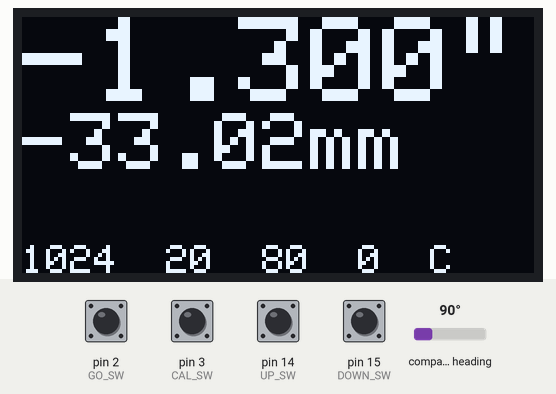
This sketch was run on a simulated Arduino Uno, built with avr-gcc and run on an emulated ATmega328P. Parts: 128×64 one-colour display. Wiring (inferred from the names in the program): AS5600 angle sensor at I2C address 0x36. The inputs (shaded band) are chosen by the test bench; at power-on: pin 2 (GO_SW), pin 3 (CAL_SW), pin 14 (UP_SW), pin 15 (DOWN_SW) HIGH, compass heading 90°. EEPROM starts erased; what the sketch prints to the serial monitor is not drawn.

Above: at 4.2 s.
4.3 s: compass heading set to 7°
At 5.8 s:
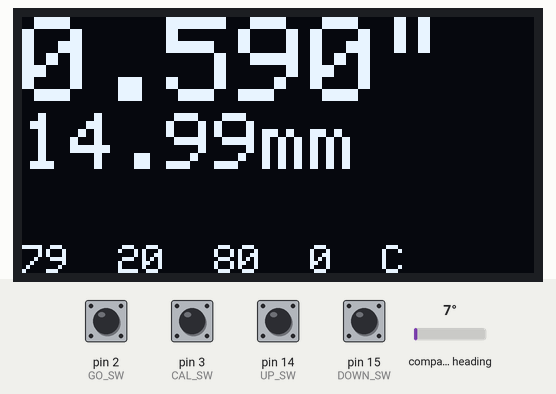
6.2 s: pin 3 (CAL_SW) pulled LOW for 0.2 s
At 8.0 s:
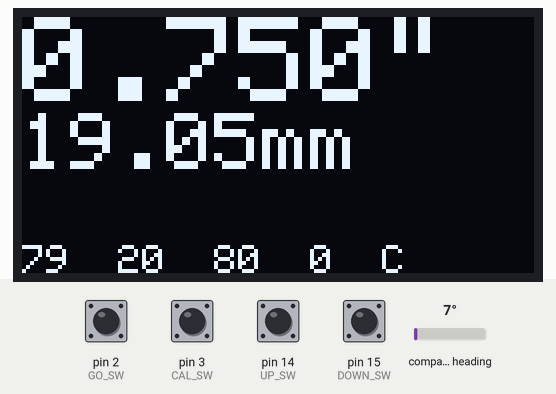
8.4 s: compass heading set to 90°
At 9.2 s:
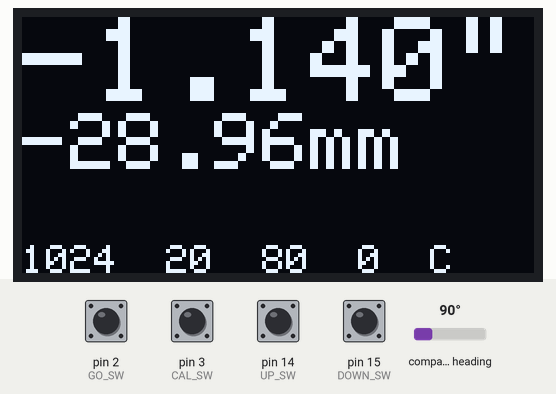
9.9 s: pin 3 (CAL_SW) pulled LOW for 1 s
At 12.0 s:
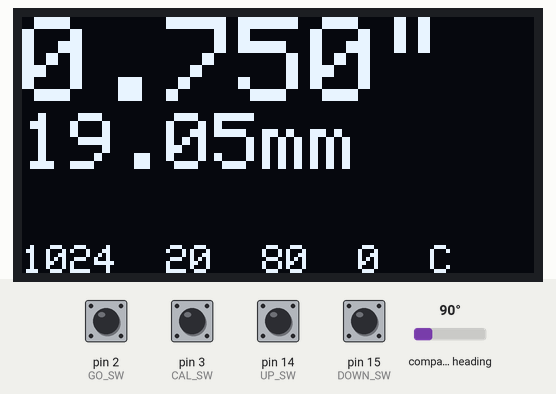
12.4 s: compass heading set to 180°
At 13.8 s:
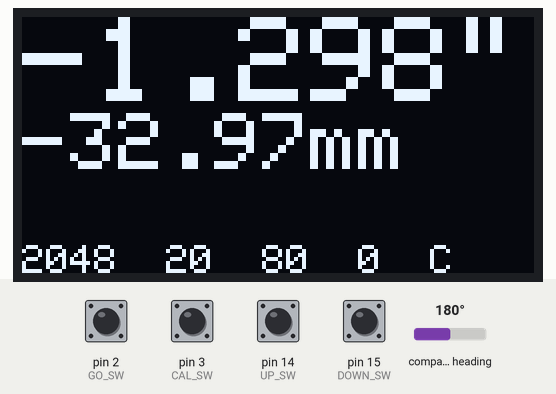
Timing chart, 0 to 15.3 s (numbered marks = the images above; inputs shaded):
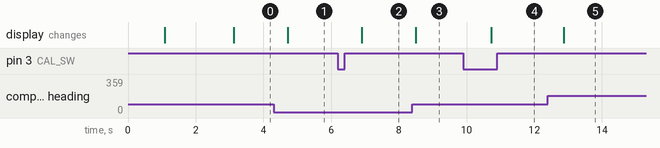

Measured:
- after the input at 4.3 s, the display: changes after 0.42 s (image 1)
- after the input at 6.2 s, the display: changes after 0.70 s (image 2)
- after the input at 8.4 s, the display: changes after 0.10 s (image 3)
- after the input at 9.9 s, the display: changes after 0.83 s (image 4)
- after the input at 12.4 s, the display: changes after 0.47 s (image 5)

The sketch:

planner_3_test.ino
```cpp
// ---------------------------------------------------------------- /
// Arduino I2C Scanner
// Re-writed by Arbi Abdul Jabbaar
// Using Arduino IDE 1.8.7
// Using GY-87 module for the target
// Tested on 10 September 2019
// This sketch tests the standard 7-bit addresses
// Devices with higher bit address might not be seen properly.

//The AS5600 sensor is addressd at 0x36
// ---------------------------------------------------------------- /

#include <Wire.h>     //include Wire.h library
#include <SPI.h>

#include <Adafruit_GFX.h>
#include <Adafruit_SSD1305.h>
#include <EEPROM.h>

// Used for software SPI
#define OLED_CLK 13
#define OLED_MOSI 11

// Used for software or hardware SPI
#define OLED_CS 4
#define OLED_DC 8

// Used for I2C or SPI
#define OLED_RESET 9

#define UP_SW 14
#define DOWN_SW 15
#define CAL_SW 3
#define GO_SW 2

// define the resoluation of a sensor count 8.5" / 4096
#define CNT 0.002
#define AS5600 0x36

byte agc,st,rhb,rlb,hb,lb;
byte conf_l,conf_h;

byte address = AS5600;
byte i2c_return = 0;
int ref_value=0;
byte ep1,ep2;
int eeprom_correct;
float height_in,height_mm;
//int nDevices = 0;
int sensor_cnt;
String str;
float planner_set;
int sw_up;

bool up_sw,down_sw,cal_sw,go_sw;

// software SPI
//Adafruit_SSD1305 display(128, 64, OLED_MOSI, OLED_CLK, OLED_DC, OLED_RESET, OLED_CS);
// hardware SPI - use 7Mhz (7000000UL) or lower because the screen is rated for 4MHz, or it will remain blank!
Adafruit_SSD1305 display(128, 64, &SPI, OLED_DC, OLED_RESET, OLED_CS, 7000000UL);


void setup()
{
  Wire.begin();
  Serial.begin(9600); // The baudrate of Serial monitor is set in 9600
  while (!Serial); // Waiting for Serial Monitor
  Serial.println("\nbegin");

  ep1 = EEPROM.read(0);
  ep2 = EEPROM.read(1);

  Serial.print(ep1);
  Serial.print("   ");
  Serial.println(ep2);

  eeprom_correct = ep1*256 + ep2;

  pinMode(2,INPUT_PULLUP);
  pinMode(3,INPUT_PULLUP);

  pinMode(14,INPUT_PULLUP);
  pinMode(15,INPUT_PULLUP);

  if ( ! display.begin(0x3C) ) { //for SPI no device addess is required
    Serial.println("Unable to initialize OLED");
    while (1) yield();
  }

// set hystersis value on sensor
  Wire.beginTransmission(address);
  Wire.write(0x08);
  Wire.write(0x0C);
  Wire.endTransmission();

//read sensor conf registers
  Wire.beginTransmission(address);
  Wire.write(0x07);
  Wire.endTransmission();
  Wire.requestFrom(0x36,2);

  conf_h = Wire.read();
  conf_l = Wire.read();

  // init done
  display.setRotation(2);
  display.display(); // show splashscreen
  delay(1000);
  display.setTextColor(WHITE);
/*
  display.clearDisplay();
    // text display tests
  display.setTextSize(3);
  display.setTextColor(WHITE);
  display.setCursor(0,0);
  display.println("Hello, world!");
  display.display();
  delay(3000);
*/
   Wire.beginTransmission(address);
   byte i2c_return = Wire.endTransmission();

   switch (i2c_return){
   case 0:
      str = "sensor ok";
      break;
    case 4:
      str = "no sensor found";
      break;
    default:
      str = "sensor error";
      break;
   }

    display.clearDisplay();
    display.setTextSize(2);
    display.setCursor(0,0);
    display.println(str);
    display.display();
    delay(2000);

    read_5600();

}

void loop()
{
   int sensor_cnt = 0;

   read_switches();

   read_5600();

   sensor_cnt = sensor_cnt + (rhb*256 + rlb);

   height_in = (eeprom_correct - sensor_cnt) * CNT + 0.75;

   height_mm = height_in * 25.4;

   if(sw_up)
   {
     planner_set = height_in + 0.1;
   }
   else
   {

   }


   update_display();

  // when the switch is pushed the planner should be set for a height of 0.75"
  // this will store the sensor values to EEPROM and display 0.75"
  if(cal_sw)
  { cal_sw = false;
    ref_value = sensor_cnt;
    EEPROM.write(0,rhb);
    EEPROM.write(1,rlb);
    eeprom_correct = rhb*256 + rlb;
  }
//  Serial.println("end loop");
  delay(500); // wait 5 seconds for the next I2C scan
}

void read_5600() {

     Wire.beginTransmission(address);
     Wire.write(0x0B);
     Wire.endTransmission();
     Wire.requestFrom(0x36,1);
     st = Wire.read();

     Wire.beginTransmission(address);
     Wire.write(0x1A);
     Wire.endTransmission();
     Wire.requestFrom(0x36,1);
     agc = Wire.read();

     Wire.beginTransmission(address);
     Wire.write(0x0C);
     Wire.endTransmission();
     Wire.requestFrom(0x36,4);

     rhb = Wire.read();
     rlb = Wire.read();
     hb = Wire.read();
     lb = Wire.read();
}

void update_display() {

     display.clearDisplay();
     display.setTextSize(3);
     display.setCursor(0,0);
     display.print(height_in,3);

     display.println("\"");

     display.setTextSize(2);
     display.print(height_mm,2);
     display.println("mm");
     display.setCursor(0,57);
     display.setTextSize(1);
     display.print(hb*256+lb);
     display.print("  ");
     display.print(st,HEX);
     display.print("  ");
     display.print(agc,HEX);
     display.print("  ");
     display.print(conf_h,HEX);
     display.print("  ");
     display.println(conf_l,HEX);

     display.display();
}

void read_switches() {

  if(!digitalRead(UP_SW))
  { delay(50);
    if (!digitalRead(UP_SW))
      up_sw = true;
  }else
    up_sw = false;

  if(!digitalRead(DOWN_SW))
  { delay(50);
    if (!digitalRead(DOWN_SW))
      down_sw = true;
  }else
    down_sw = false;

  if(!digitalRead(GO_SW))
  { delay(50);
    if (!digitalRead(GO_SW))
      go_sw = true;
  }else
    go_sw = false;

  if(!digitalRead(CAL_SW))
  { delay(50);
    if (!digitalRead(CAL_SW))
      cal_sw = true;
  }else
    cal_sw = false;
}
```
